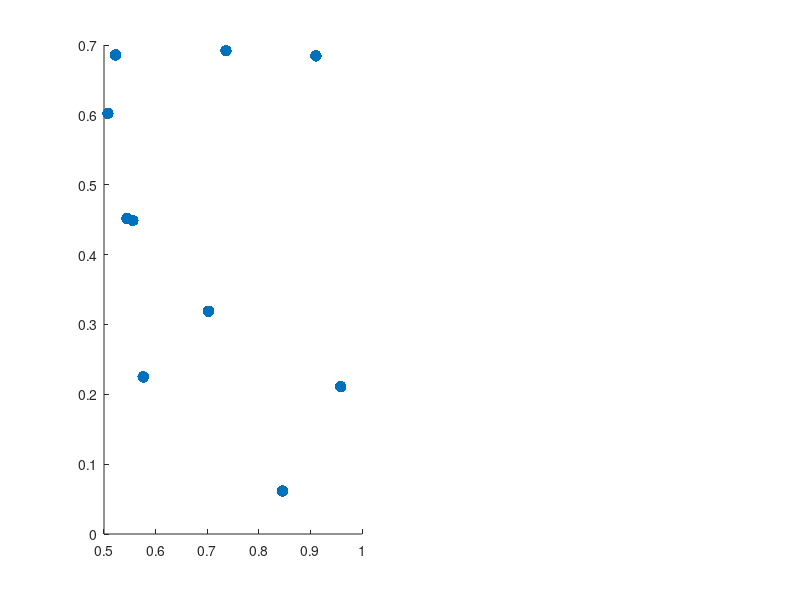

Recreate this plot in MATLAB. (Note: this script raises an error after producing the figure.)
load('U_first')
U_first = U;
load('U_second')
load('ZZero')
load('rank_stat')
load('dfMZero')
load('dfCZero')
load('rho_zero')
tickSize = 12;
titleSize = 34;
ylabelSize = 30;
xlabelSize = 30;

figure(1)
subplot(1,2,1)
scatter(U_first(:,1),U_first(:,2), 70, 'filled');
a = gca;
a.FontSize = tickSize;
title("Original sample with Student's t-copula", 'FontSize', titleSize, 'FontName', 'Times New Roman', 'FontWeight','Normal');
xlabel('$U^1$', 'FontSize', xlabelSize, 'Interpreter', 'latex')
ylabel('$U^2$', 'FontSize', xlabelSize, 'Interpreter', 'latex')
axis([0 1 0 1])
pbaspect([1 1 1])
grid on

subplot(1,2,2)
scatter(U(:,1),U(:,2), 70, 'filled');
b = gca;
b.FontSize = tickSize;
title("LHSD sample", 'FontSize', titleSize, 'FontName', 'Times New Roman', 'FontWeight','Normal');
xlabel('$V^1$', 'FontSize', xlabelSize, 'Interpreter', 'latex')
ylabel('$V^2$', 'FontSize', xlabelSize, 'Interpreter', 'latex')
pbaspect([1 1 1])
grid on

%------
figure(2)
scatter(ZZero(:,1),ZZero(:,2), 70, 'filled');
c = gca;
c.FontSize = tickSize;
grid on
title("Inverse transformed sampled random variables", 'FontSize', titleSize, 'FontName', 'Times New Roman', 'FontWeight','Normal');
xlabel('$\epsilon_{0}^1$', 'FontSize', xlabelSize, 'Interpreter', 'latex')
ylabel('$\epsilon_{0}^2$', 'FontSize', xlabelSize, 'Interpreter', 'latex')
pbaspect([1 1 1])

corr(U_first)

corr(U)
